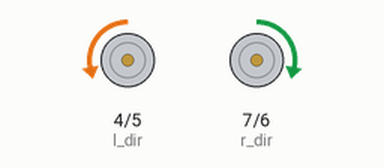
A sketch run on a simulated Arduino Uno, built with avr-gcc and run on an emulated ATmega328P. Shown: direction and speed pins drawn as motors (green arrow = direction pin HIGH = forward, orange = LOW = backward, longer = more drive).

Above: at 0.1 s.
At 1.1 s:
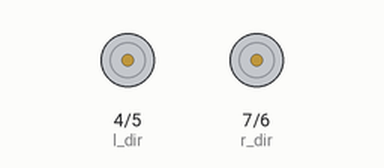
Timing chart, 0 to 2.6 s (numbered marks = the images above):
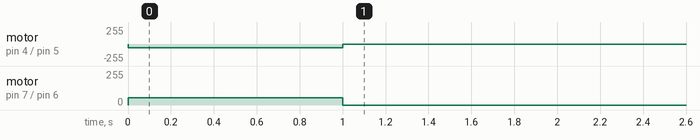

The sketch:

simpleMotor.pde
```cpp
int r_dir= 7;    //OUT WHEEL
int r_speed = 6;
int l_dir = 4;   //IN WHEEL
int l_speed = 5;

//HIGH = FORWARD

void setup() {

  pinMode(l_dir, OUTPUT);
  pinMode(l_speed, OUTPUT);
  pinMode(r_dir, OUTPUT);
  pinMode(r_speed, OUTPUT);
  /*
  analogWrite(l1, 55);
  analogWrite(l2, 0);
  analogWrite(r1, 55);
  analogWrite(r2, 0);
  delay(1800);

  analogWrite(l1, 30);
  analogWrite(l2, 0);
  analogWrite(r1, 30);
  analogWrite(r2, 0);
  delay(200);


  analogWrite(l1, 0);
  analogWrite(l2, 0);
  analogWrite(r1, 0);
  analogWrite(r2, 0);
  delay(100);
  */
  /*
  analogWrite(l1, 0);
  analogWrite(l2, 155);
  analogWrite(r1, 0);
  analogWrite(r2, 155);
  delay(1800);
  analogWrite(l1, 0);
  analogWrite(l2, 30);
  analogWrite(r1, 0);
  analogWrite(r2, 30);
  delay(200);
  */
  digitalWrite(l_dir, LOW);
  analogWrite(l_speed, 55);
  digitalWrite(r_dir, HIGH);
  analogWrite(r_speed, 55);
  delay(1000);
}

void loop() {
  analogWrite(l_speed, 0);
  analogWrite(r_speed, 0);

}
```

Measured:
- by itself, motor on pin 4 (l_dir) / pin 5 (l_speed): stopped → backward 55/255 at 0.00 s, → stopped 1.0 s later
- by itself, motor on pin 7 (r_dir) / pin 6 (r_speed): stopped → forward 55/255 at 0.00 s, → stopped 1.0 s later
